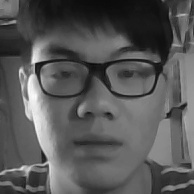
#> input picture tensorflow/data/dengji/1000.jpg, 194 x 194 px; its folder holds only this picture in this run
$ python face_dataset.py
#> lines starting #> are read from the running program, lines starting #| are printed output that depends on the picture
import os
import sys
import numpy as np
import cv2
IMAGE_SIZE = 64

# 按照指定图像大小调整尺寸
def resize_image(image, height=IMAGE_SIZE, width=IMAGE_SIZE):
    top, bottom, left, right = (0, 0, 0, 0)
    # 获取图像尺寸
    h, w, _ = image.shape
    # 对于长宽不相等的图片，找到最长的一边
    longest_edge = max(h, w)
    # 计算短边需要增加多上像素宽度使其与长边等长
    if h < longest_edge:
        dh = longest_edge - h
        top = dh // 2
        bottom = dh - top
    elif w < longest_edge:
        dw = longest_edge - w
        left = dw // 2
        right = dw - left
    else:
        pass
    # RGB颜色
    BLACK = [0, 0, 0]
    # 给图像增加边界，是图片长、宽等长，cv2.BORDER_CONSTANT指定边界颜色由value指定
    constant = cv2.copyMakeBorder(image, top, bottom, left, right, cv2.BORDER_CONSTANT, value=BLACK)
    # 调整图像大小并返回
    return cv2.resize(constant, (height, width))

def grey(path):
#> called with path = '../data'
    classes = os.listdir(path)
    for person in classes:
        person_dir = os.path.join(path, person)
        person_pic = os.listdir(person_dir)
        for face in person_pic:
            img = cv2.imread(os.path.join(person_dir, face))
#> img is the input picture: shape (194, 194, 3); min 8, max 253, mean 87.4
            img = cv2.cvtColor(img, cv2.COLOR_BGR2GRAY)
#> img: shape (194, 194)
            cv2.imwrite(os.path.join(person_dir, face), img)

# 读取训练数据
def load_dataset(path):
#> called with path = '../data'
    images = []
    labels = []
    classes = os.listdir(path)
    category = 0
    personlist = []
    for person in classes:
        person_dir = os.path.join(path,person)
        person_pic = os.listdir(person_dir)
        for face in person_pic:
            img = cv2.imread(os.path.join(person_dir, face))
#> img: shape (194, 194, 3); min 8, max 253, mean 87.4
            if img is None:
                pass
            else:
                img = resize_image(img, IMAGE_SIZE, IMAGE_SIZE)
#> in resize_image, `return cv2.resize(constant, (height, width))`:
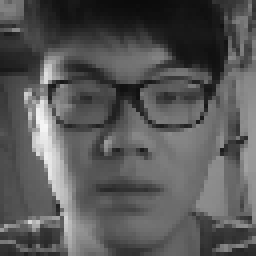
#> returned value: shape (64, 64, 3) (shown 4 times larger); min 11, max 246, mean 87.2
                #img = cv2.cvtColor(img, cv2.COLOR_BGR2GRAY)
                #print(img)
            images.append(img)

            labels.append(category)
        category += 1
        personlist.append(person)
    images = np.array(images)
    labels = np.array(labels)

    return images, labels, personlist


if __name__ == '__main__':
    grey("../data")
    images, labels,person = load_dataset("../data")
#> labels = [0, 1]; person = ['dengji', 'wm']
    print("load over");
    count = len(list(set(labels)))
#> count = 2
    print(images.shape)
#| (2, 64, 64, 3)

    print(np.unique(labels))
#| [0 1]
